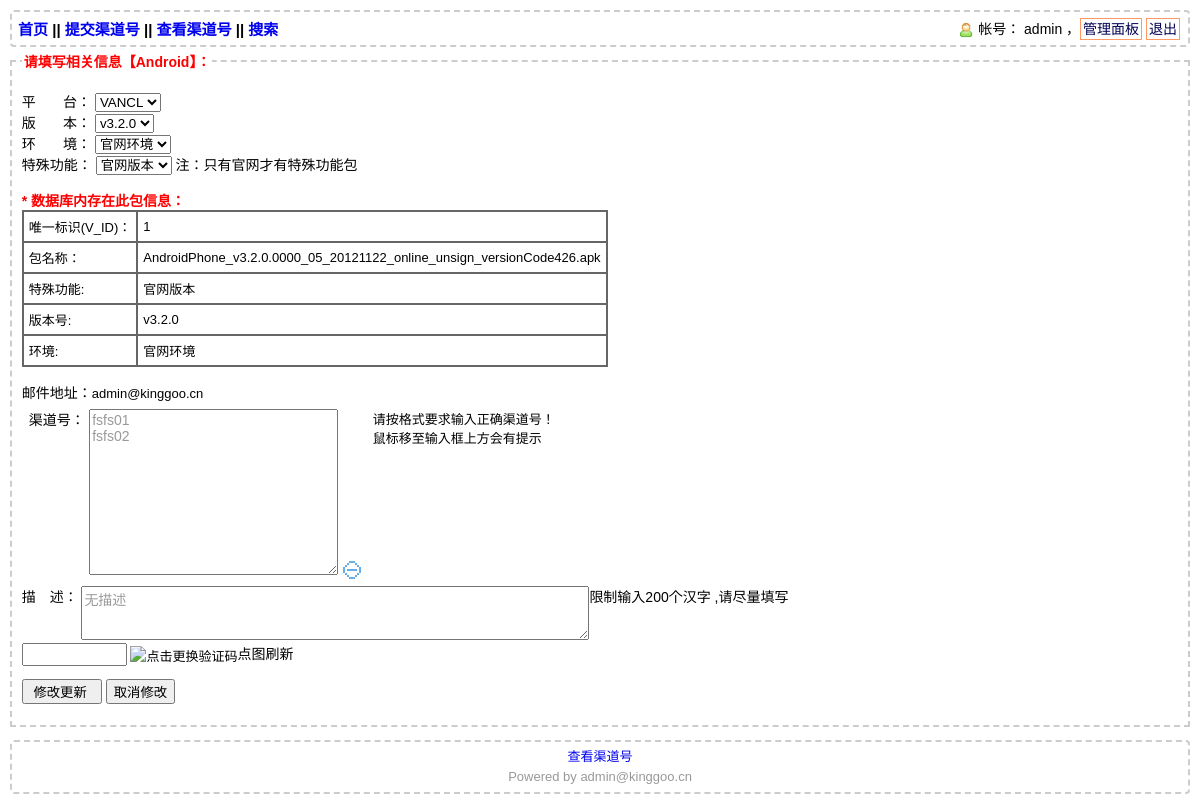
Screenshot of /mobify.php?s_id=11 (signed in) with the database file from the repository.
### tables this page shows
CREATE TABLE `source` (
  `s_id` int(10) NOT NULL AUTO_INCREMENT,
  `v_id` int(50) NOT NULL COMMENT 'version内',
  `f_id` int(5) NOT NULL COMMENT '特殊功能存储',
  `p_id` int(5) NOT NULL COMMENT '环境标识',
  `v_version` varchar(50) NOT NULL COMMENT 'version内渠道号',
  `s_status` int(5) NOT NULL COMMENT '0，成功；1,失败',
  `client_platform` int(2) NOT NULL,
  `percentage` int(5) NOT NULL DEFAULT '0' COMMENT '临时存储进度',
  `s_value` text NOT NULL COMMENT '存放每次提交的所有sourceid',
  `s_submitdatetime` datetime DEFAULT NULL COMMENT '提交时间',
  `update_time` datetime DEFAULT NULL,
  `u_mailcc` varchar(255) NOT NULL DEFAULT 'liuxue@vancl.cn' COMMENT '抄送邮件',
  `uid` int(5) NOT NULL COMMENT '保存user_admin内的uid',
  `mail` varchar(50) NOT NULL COMMENT 'session[mail]',
  `ftp` longtext COMMENT 'ftp信息',
  `s_describe` varchar(600) NOT NULL COMMENT '描述信息',
  PRIMARY KEY (`s_id`)
);

CREATE TABLE `platform` (
  `p_name` varchar(25) NOT NULL,
  `p_value` varchar(25) NOT NULL,
  `p_venv` int(5) NOT NULL
);

CREATE TABLE `function` (
  `f_name` varchar(100) NOT NULL,
  `f_value` varchar(50) NOT NULL,
  `f_venv` int(5) NOT NULL
);

CREATE TABLE `version` (
  `v_id` int(25) NOT NULL AUTO_INCREMENT,
  `user` varchar(50) NOT NULL,
  `v_versioncode` int(255) NOT NULL DEFAULT '0' COMMENT 'VersionCode',
  `v_packname` varchar(200) NOT NULL COMMENT '软件包名',
  `client_platform` int(2) NOT NULL,
  `size` float NOT NULL COMMENT '包大小',
  `v_path` varchar(1000) NOT NULL DEFAULT '/var/html/www/abc/' COMMENT '存放路径',
  `v_function` int(10) NOT NULL COMMENT '0:官网,1:下卡屏新,2:屏更新',
  `v_version` varchar(255) NOT NULL,
  `v_env` int(5) NOT NULL COMMENT '1:online,2:demo,3:test',
  `submittime` datetime NOT NULL,
  PRIMARY KEY (`v_id`)
);

CREATE TABLE `user_admin` (
  `uid` int(5) NOT NULL AUTO_INCREMENT COMMENT '用户id',
  `password` varchar(100) NOT NULL DEFAULT '084e0343a0486ff05530df6c705c8bb4' COMMENT 'LADP验证密码替代品',
  `username` varchar(30) NOT NULL COMMENT '用户名称，可能会是邮箱地址',
  `email` varchar(255) NOT NULL,
  `ugid` int(5) NOT NULL,
  PRIMARY KEY (`uid`)
);

### conf/config.php (called while the page is built, shortened)
<?php
$administrator=array(
"smtphost"=>"smtpsrv01.kinggoo.cn",
"charset"=>"utf-8",
"port"=>"25",
"fromadds"=>"admin@kinggoo.cn",
"fromname"=>"admin@kinggoo.cn",
"mail"=>"admin@kinggoo.cn",
"name"=>"admin@kinggoo.cn",
"password"=>"KingGoo.com",
"site"=>"http://pek7-qas-01.kinggoo.cn/source/",
"apply"=>"shenqing.php",
"sercher"=>"1"
);
?>

### class/class.action.php (called while the page is built, shortened)
<?php
class user{
	public function user_shell($uid,$shell,$gid,$onlinetime,$mail){
		global  $classaction;
		$sql="SELECT * FROM `user_admin` WHERE `uid` = '$uid'";
		$query=mysql_query($sql);
		$us = is_array($row=mysql_fetch_array($query));
		$shell=$us ? $shell==md5($row[username].$mail.ALL_PS):FALSE;
		if($shell){
			if($row[ugid]<=$gid){
				$new_time = mktime();
				if($new_time-$onlinetime > OVERTIME){
					session_destroy();
					$classaction->get_show_msg("index.php?action=logout","0","<font color=red><b>恭喜，登陆超时啦！</b></font>");
				} else {
					return $row;
				}
			}else {
				$classaction->get_show_msg("adminindex.php","0","<font color=red><b>对不起，您的权限不具备访问此页面！</b></font>");
				exit();
			}
		}else{
			$classaction->get_show_msg("index.php","0","<font color=red><b>如果我没计算错，你应该还没登陆吧</b></font>......");
			session_destroy();
			exit();
		}
	}
	}
	?>

### mobify.php (the view, shortened to what this page needs)
<?php
include("header.php");
$arr=$classuser->user_shell($_SESSION[uid], $_SESSION[user_shell],6,$_SESSION[times],$_SESSION[mail]);
if(isset($_GET[s_id])){
	if($s_id=preg_match('/^\d*$/', $_GET[s_id])){
		$s_id=$_GET[s_id];
		$mobifySql=mysql_query("SELECT * FROM `source` where s_id='$s_id'");
		$mobifyRow=mysql_fetch_array($mobifySql);
		$mobify_s_value=str_replace("<br>", "\n", str_replace(" ", "&nbsp;", $mobifyRow[s_value]));
	}else{
		$classaction->get_show_msg("source_list_id.php","0","<font color=red><b> 警告</b>：<br><br>　　请不要乱提交非法字符，已将你此次猜测数据发送给管理员！</font>","9");
	}
}else{
	$classaction->get_show_msg("source_list_id.php","0","传送有误，值域未传送成功，请返回重试!");
}
?>
<div>
<form action="" id="androidsourceid" method="post"
	name="androidsourceid" onsubmit="return funSubmit()">
<fieldset><legend
	style="color: red; font-weight: bold; font-size: 14px;">请填写相关信息【Android】：</legend><br>
<label class="c">平 &nbsp;&nbsp;&nbsp;&nbsp;&nbsp;&nbsp;台：
<select name="client_platform" id="client_platform">
	<?php if($mobifyRow[client_platform]=="0"){
			$platform0 = "selected";
			}
			elseif($mobifyRow[client_platform]=="1"){
				$platform1 = "selected";
			} ?>
	<option value="0" <?php echo $platform0;?>/>VANCL</option>
</select> </label> </br>
<label class="c">版 &nbsp;&nbsp;&nbsp;&nbsp;&nbsp;&nbsp;本： <select name="version_id" id="version_id">
	<option value="<?php echo $mobifyRow[v_id]; ?>"><?php echo $mobifyRow[v_version]; ?></option>
</select> </label> </br>
<label class="c">环 &nbsp;&nbsp;&nbsp;&nbsp;&nbsp;&nbsp;境： <select name="platform_id" id="platform_id">
<?php
$mobifyPlatform=mysql_query("select p_name from platform where p_venv='$mobifyRow[p_id]'");
$mobifyPlatform=mysql_fetch_array($mobifyPlatform);
?>
	<option value="<?php echo $mobifyRow[p_id]; ?>"><?php echo $mobifyPlatform[p_name];?></option>
</select> </label> </br>
<label class="c">特殊功能： <select name="function_id" id="function_id"
	onchange="return pinhe()">
	<?php
	$mobifyFunction1=mysql_query("select f_name from function where f_venv='$mobifyRow[f_id]'");
	$mobifyFunction=mysql_fetch_array($mobifyFunction1);
	?>
	<option value="<?php echo $mobifyRow[f_id]; ?>"><?php echo $mobifyFunction[f_name];?></option>
</select> </label><font style="font-size: 14px">注：只有官网才有特殊功能包</font><br>
<br>
<div style="valign: top" name="package-xianshi" id="package-xianshi"><font
	color=red style="font-size: 14px"><b>* 数据库内存在此包信息：</b></font><br>
<table id="package-xianshi" style="font-size: 13px" border="1"
	cellpadding="3" bordercolor="#666666" bordercolorlight="#33FF00"
	bordercolordark="#CCFF00" cellspacing="0">
	<?php
	$mobifyVersion1=mysql_query("select * from version where v_id='$mobifyRow[v_id]'");
	$mobifyVersion=mysql_fetch_array($mobifyVersion1);
	echo "<tr><td>唯一标识(V_ID)：</td><td>".$mobifyRow[v_id]."</td></tr><tr><td>包名称：</td><td>".$mobifyVersion[v_packname]."</td></tr><tr><td>特殊功能:</td><td>".$mobifyFunction[f_name]."</td></tr><tr><td>版本号:</td><td>".$mobifyRow[v_version]."</td></tr><tr><td>环境:</td><td>".$mobifyPlatform[p_name]."</td></tr>";
	?>
</table>
</div>
<label class="c">邮件地址：</label><?php echo $_SESSION[mail];?>
<table style="valign: top">
	<tr>
		<td><label class="c" for="addsourid" style="vertical-align: top">渠道号：</label>
		<textarea id="android-sourceid" class="c" style="color: #999999"
			name="android-sourceid" rows="10" cols="28" onMouseOver="return ch()"
			onMouseOut="return ch()" onchange="if (this.value.search(/[\u4E00-\u9FA5]/g)!= -1 || this.value.search(/\ /g)!= -1 ){ alert('渠道号可以是中文了？? \r\n如果可以使用中文请联系我，程序需要修改！\r联系方式:\r\tMail:<?php echo $administrator[mail];?>'); this.value = ''; this.focus(); }"><?php echo $mobify_s_value;?>
</textarea> <a href="javascript:void(0);" class="abtn_3"
			style="text-decoration: none;"> <img alt="清空输入的渠道信息?"
			src="image/empty.gif" onclick="clickclear('你确定要清空当前渠道号吗？')" />
		</a></td>
		<td valign="top"><span id="tishi-android-sourceid"
			style="font-size: 13px; font-family: 微软雅黑, arial, sans-serif; border-color: #ccc;">
		请按格式要求输入正确渠道号！<br>
		鼠标移至输入框上方会有提示 </span></td>
	</tr>
</table>
<label class="c" style="vertical-align: top">描　述：</label>
<textarea id="describe" class="c" style="color: #999999"
			name="describe" rows="3" cols="60" onkeyup="return maxlength3(this, 200);"><?php echo $mobifyRow[s_describe];?>
</textarea><label class="c" style="vertical-align: top">限制输入200个汉字 ,请尽量填写</label>
<br>
<input type="sourcecode" name="sourcecode" size="10"
	style="height: 23px" id="sourcecode" /> <img src="imgcode.php"
	onClick="this.src='imgcode.php?' + Math.random()" alt="点击更换验证码"><font
	style="font-size: 14px">点图刷新</font><br>
<p><input type="submit" name="update_source" value=" 修改更新  " /> <input
	type="button" name="Submit" value="取消修改"
	onclick="javascript:history.go(-1)" /></p>
</fieldset>
</form>
</div style="margin-top:10px;">
	<?php
	include('foot.php');
	?>

### foot.php
<div class="footer">
<?php
echo "<a href=\"/showsourceid.php\" title=\"每次请重新传包，仅刷新不会清空\" >查看渠道号</a>";
echo "<br>Powered by ".$administrator[mail];
?>
</div>
</body>
</html>

### common.css (style rules this page uses)
body { font-family: arial, sans-serif; font-size: 13px; }
img { vertical-align:middle; border="0" }
td { padding: 1px; height: 20px; padding: 5px; margin-top: 5px; margin-left: 2px; margin-bottom: 5px; margin-right: 2px; }
.c { font-size: 14px; COLOR: #000000; font-family: 微软雅黑, arial, sans-serif; font-weight: normal; }
.footer { position: relative; padding: 5 10px; margin-top: 20px; margin-left: 2px; margin-bottom: 5px; margin-right: 2px; font-size: 13px; border: 2px dashed #ccc; margin-top: 10px; color: #999; font-family: 微软雅黑, Verdana, sans-serif; line-height: 13px; text-align: center; line-height: 20px; -moz-border-radius:4px;-webkit-border-radius:4px;border-radius:4px; }
a { text-decoration: none; }
fieldset { border:2px dashed #ccc; }

### rows the page displays
source: version_id "v3.2.0", v "1", v_version "v3.2.0", android-sourceid "fsfs01 fsfs02", describe "无描述"
platform: platform_id "官网环境", p_name "官网环境"
function: function_id "官网版本", f_name "官网版本"
version: v_packname "AndroidPhone_v3.2.0.0000_05_20121122_online_unsign_versionCode426.apk"
user_admin: email "admin@kinggoo.cn"

### other values shown
$_SESSION[displayname] "admin"
$_SESSION[mail] "admin@kinggoo.cn"
